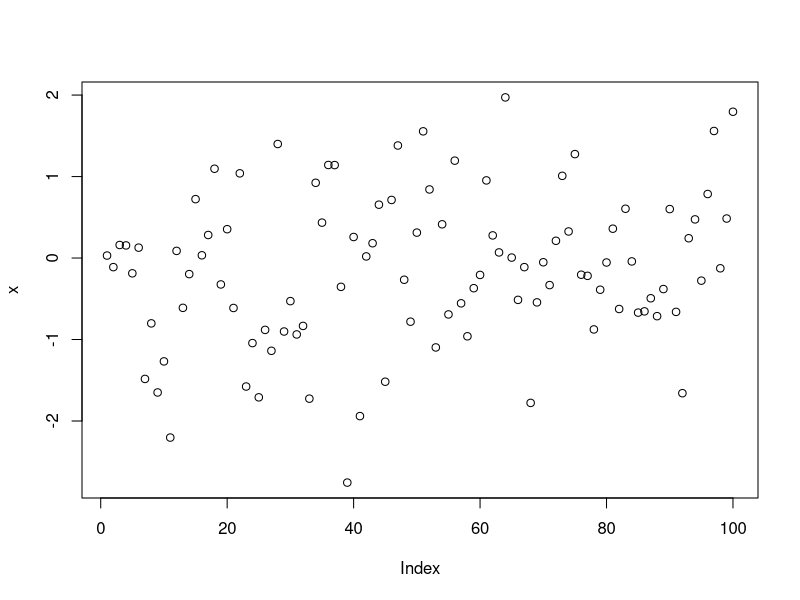
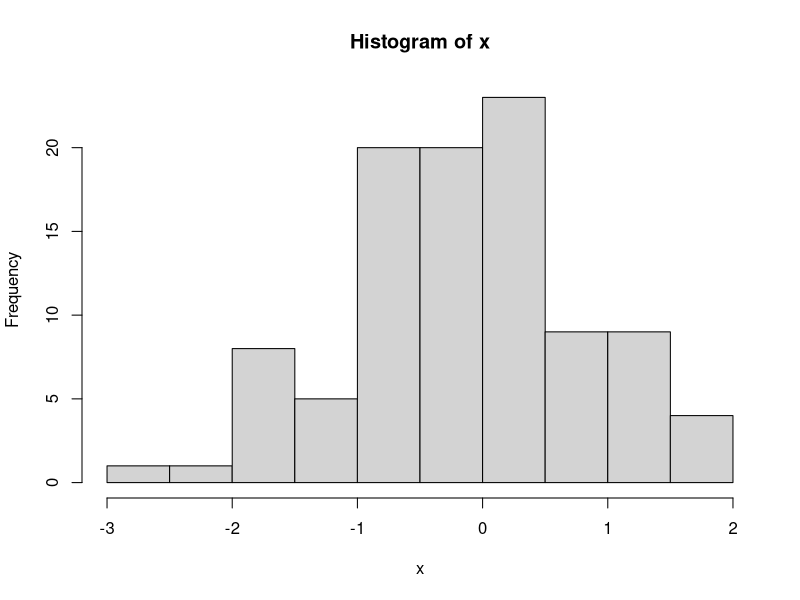

The R script that drew these images, in order:
#### basic ####
1 + 2
2 * 3
4 / 2
a <- 5
a
変数 <- 10

b <- 4
c <- 10
d <- 20

b + c
c + d

#### function / array / vector ####
# vector
x <- c(10, 20, 30, 40, 50)

x[1]
x[4]

# 行列
y <- matrix(1:12, 3, 4)
y
# 行, 列
y[1, 2]

# 列だけ
y[, 3]

# 行だけ
y[2,]

# x vector の平均値
x
mean(x)

# y の行列 -> 3列目の平均
y[,3]
mean(y[,3])

#### glaph ####

x <-rnorm(100, mean = 0, sd = 1)
x

plot(x)
hist(x)
